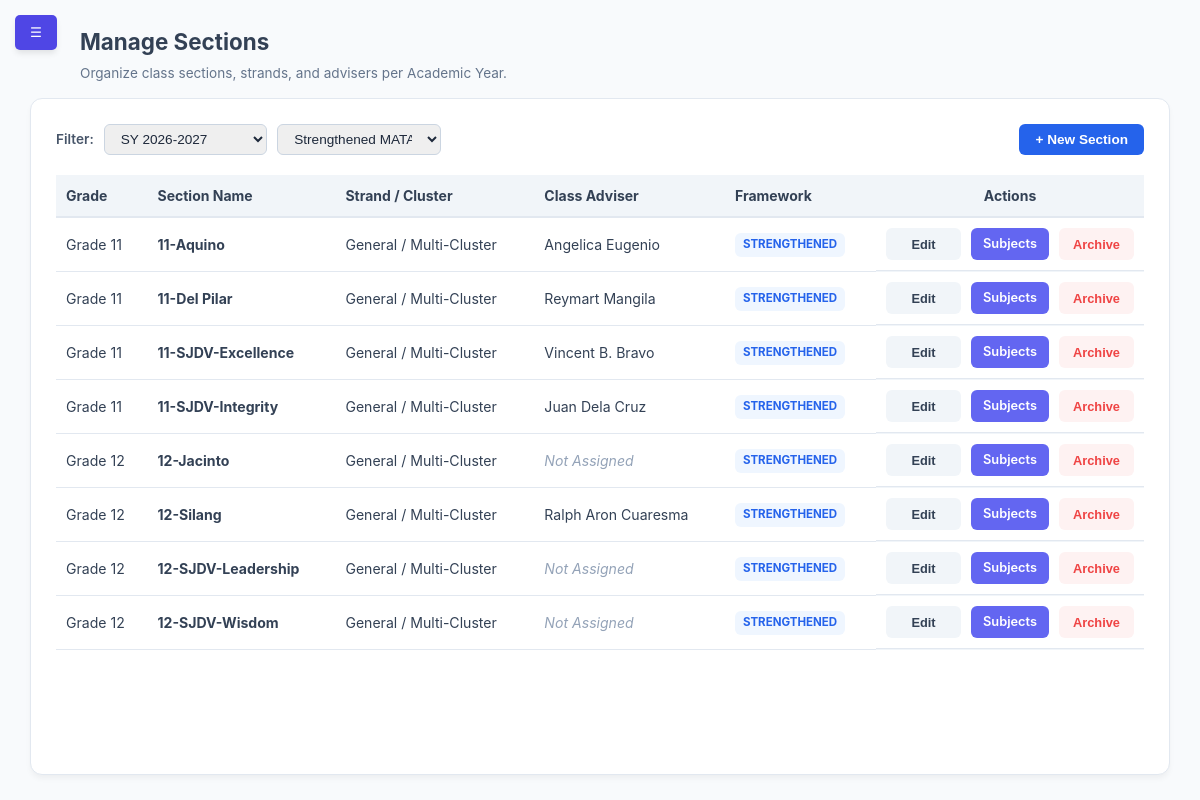
The app's page /modules/admin/manage_sections.php (signed in) with its own data.
### tables this page shows
CREATE TABLE `sections` (
  `id` int(11) NOT NULL,
  `section_name` varchar(50) NOT NULL,
  `strand_id` int(11) DEFAULT NULL,
  `grade_level` int(11) NOT NULL,
  `adviser_id` int(11) DEFAULT NULL,
  `academic_year` varchar(20) NOT NULL DEFAULT '2026-2027',
  `curriculum_version` enum('Legacy','Strengthened') NOT NULL DEFAULT 'Strengthened'
);

CREATE TABLE `users` (
  `id` int(11) NOT NULL,
  `lrn` varchar(12) DEFAULT NULL,
  `username` varchar(50) NOT NULL,
  `password` varchar(255) NOT NULL,
  `full_name` varchar(100) NOT NULL,
  `profile_image` varchar(255) DEFAULT NULL,
  `pending_profile_image` varchar(255) DEFAULT NULL,
  `avatar_status` enum('approved','pending','rejected') DEFAULT 'approved',
  `email` varchar(100) DEFAULT NULL,
  `role` enum('super_admin','admin','adviser','student','faculty','alumni','archived') NOT NULL,
  `current_session_id` varchar(255) DEFAULT NULL,
  `section_id` int(11) DEFAULT NULL,
  `reset_requested` tinyint(1) DEFAULT 0,
  `require_reset` tinyint(1) DEFAULT 0,
  `security_pin_hash` varchar(255) DEFAULT NULL,
  `security_pattern_hash` varchar(255) DEFAULT NULL,
  `security_preference` enum('biometric','pin','pattern','none') DEFAULT 'none'
);

### modules/admin/manage_sections.php (the view, shortened to what this page needs)
<?php
$conn = getDBConnection();
$active_ay = $_GET['academic_year'] ?? '2026-2027';
$active_version = $_GET['curriculum_version'] ?? 'Strengthened';
$query = "
    SELECT
        s.id, s.section_name, s.grade_level, s.strand_id, s.adviser_id,
        s.academic_year, s.curriculum_version,
        COALESCE(st.strand_name, 'General / Multi-Cluster') AS strand_name,
        u.full_name AS adviser_name
    FROM sections s
    LEFT JOIN strands st ON s.strand_id = st.id
    LEFT JOIN users u ON s.adviser_id = u.id
    WHERE s.academic_year = :ay AND s.curriculum_version = :version
      AND NOT EXISTS (
          SELECT 1 FROM resource_archives ra
          WHERE ra.resource_type = 'section' AND ra.resource_id = s.id
      )
      AND NOT EXISTS (
          SELECT 1 FROM resource_archives ra
          WHERE ra.resource_type = 'strand' AND ra.resource_id = s.strand_id
      )
    ORDER BY s.grade_level ASC, s.section_name ASC
";
$stmt = $conn->prepare($query);
$stmt->execute(['ay' => $active_ay, 'version' => $active_version]);
$sections_list = $stmt->fetchAll(PDO::FETCH_ASSOC);
?>
<!DOCTYPE html>
<html lang="en">
<head>
    <link rel="stylesheet" href="../../assets/css/dashboard.css">
</head>
<body>
    <button class="mobile-toggle" id="mobileBurger" onclick="toggleSidebar()">☰</button>
    <div class="dashboard-wrapper">
        <main class="content">
            <header class="content-header">
                <h1 style="margin: 0; font-size: 1.4rem;">Manage Sections</h1>
                <p style="margin: 4px 0 0 0; color: #64748b; font-size: 0.85rem;">Organize class sections, strands, and advisers per Academic Year.</p>
            </header>
            <div class="table-container" style="margin-top: 15px;">
                <div class="table-header" style="display: flex; justify-content: space-between; align-items: center; margin-bottom: 20px; flex-wrap: wrap; gap: 10px;">
                    <form method="GET" style="display: flex; gap: 10px; align-items: center;">
                        <label style="font-size: 0.85rem; font-weight: 600; color: #475569;">Filter:</label>
                        <select name="academic_year" onchange="this.form.submit()" style="padding: 6px 12px; border-radius: 6px; border: 1px solid #cbd5e1; font-size: 0.85rem;">
                            <option value="2026-2027" <?= $active_ay === '2026-2027' ? 'selected' : '' ?>>SY 2026-2027</option>
                        </select>
                        <select name="curriculum_version" onchange="this.form.submit()" style="padding: 6px 12px; border-radius: 6px; border: 1px solid #cbd5e1; font-size: 0.85rem;">
                            <option value="Strengthened" <?= $active_version === 'Strengthened' ? 'selected' : '' ?>>Strengthened MATATAG</option>
                        </select>
                    </form>
                    <button class="btn-primary" onclick="prepareNewSection()" style="background: #2563eb; color: white; padding: 8px 16px; border-radius: 6px; border: none; font-weight: 600; cursor: pointer;">
                        + New Section
                    </button>
                </div>
                <table style="width: 100%; border-collapse: collapse; font-size: 0.88rem;">
                    <thead>
                        <tr style="border-bottom: 2px solid #e2e8f0; text-align: left; background: #f8fafc;">
                            <th style="padding: 10px;">Grade</th>
                            <th style="padding: 10px;">Section Name</th>
                            <th style="padding: 10px;">Strand / Cluster</th>
                            <th style="padding: 10px;">Class Adviser</th>
                            <th style="padding: 10px;">Framework</th>
                            <th style="width: 240px; text-align: center; padding: 10px;">Actions</th>
                        </tr>
                    </thead>
                    <tbody>
                        <?php if (!empty($sections_list)): ?>
                            <?php foreach ($sections_list as $row): ?>
                            <tr style="border-bottom: 1px solid #f1f5f9;">
                                <td style="padding: 10px;">Grade <?php echo $row['grade_level']; ?></td>
                                <td style="padding: 10px;"><strong><?php echo htmlspecialchars($row['section_name']); ?></strong></td>
                                <td style="padding: 10px;"><?php echo htmlspecialchars($row['strand_name']); ?></td>
                                <td style="padding: 10px;"><?php echo $row['adviser_name'] ? htmlspecialchars($row['adviser_name']) : '<em style="color:#94a3b8;">Not Assigned</em>'; ?></td>
                                <td style="padding: 10px;">
                                    <span class="version-badge <?= $row['curriculum_version'] === 'Strengthened' ? 'ver-matatag' : 'ver-legacy' ?>">
                                        <?= htmlspecialchars($row['curriculum_version']) ?>
                                    </span>
                                </td>
                                <td style="text-align: center; padding: 10px;">
                                    <button class="btn-action btn-edit" onclick='openEditModal(<?php echo json_encode($row); ?>)'>Edit</button>
                                    <a href="manage_assignments.php?filter_section=<?php echo $row['id']; ?>&academic_year=<?= urlencode($row['academic_year']) ?>" class="btn-action btn-subjects">
                                        Subjects
                                    </a>
                                    <form method="POST" action="archive_resource.php" style="display:inline" onsubmit="return confirm('Archive this section? The super admin can restore or permanently delete it.');">
                                        <button type="submit" class="btn-action btn-delete">Archive</button>
                                    </form>
                                </td>
                            </tr>
                            <?php endforeach; ?>
                        <?php endif; ?>
                    </tbody>
                </table>
            </div>
        </main>
    </div>
</body>
</html>

### assets/css/dashboard.css (style rules this page uses)
:root { --primary-color: #4f46e5; --secondary-color: #6366f1; --success-color: #22c55e; --danger-color: #ef4444; --warning-color: #f59e0b; --bg-gray: #f8fafc; --sidebar-dark: #1e293b; --text-main: #334155; --white: #ffffff; --shadow: 0 4px 6px -1px rgb(0 0 0 / 0.1); }
* { margin: 0; padding: 0; box-sizing: border-box; }
body { font-family: 'Inter', system-ui, -apple-system, sans-serif; background-color: var(--bg-gray); color: var(--text-main); line-height: 1.5; }
.dashboard-wrapper { display: flex; min-height: 100vh; }
.content { flex: 1; margin-left: 0; padding: 2rem; width: 100%; transition: all 0.3s ease; }
.table-container { background: var(--white); border-radius: 1rem; padding: 1.5rem; box-shadow: var(--shadow); }
.table-header { display: flex; justify-content: space-between; align-items: center; margin-bottom: 1.5rem; }
table { width: 100%; border-collapse: collapse; }
th { text-align: left; padding: 1rem; background: #f1f5f9; font-size: 0.875rem; }
td { padding: 1rem; border-bottom: 1px solid #e2e8f0; }
thead th { user-select: none; }
.btn-primary { background: var(--primary-color); color: white; padding: 0.6rem 1.2rem; border: none; border-radius: 0.5rem; cursor: pointer; font-weight: 600; }
.btn-edit, .btn-delete { width: 75px; height: 32px; display: inline-flex; align-items: center; justify-content: center; font-size: 0.8rem; font-weight: 600; border-radius: 6px; cursor: pointer; transition: all 0.2s ease; text-decoration: none; }
.btn-edit { background-color: #eff6ff; color: #2563eb; border: 1px solid #bfdbfe; }
.btn-delete { background-color: #fef2f2; color: #dc2626; border: 1px solid #fecaca; }
input, select, textarea { width: 100%; padding: 0.6rem 0.75rem; border: 1px solid #e2e8f0; border-radius: 0.5rem; font-size: 0.9rem; color: #1e293b; transition: border-color 0.2s; }
.mobile-toggle { display: block !important; position: fixed; top: 15px; left: 15px; z-index: 1100; background: var(--primary-color); color: white; border: none; padding: 10px 15px; border-radius: 5px; cursor: pointer; box-shadow: var(--shadow); }
.content-header { margin-left: 50px; }
.table-header .btn-primary { padding: 0.4rem 0.8rem; font-size: 0.85rem; border-radius: 6px; white-space: nowrap; }
td:last-child { display: flex; gap: 10px; justify-content: flex-start; align-items: center; white-space: nowrap; }
.table-container { overflow-x: auto; }
table { min-width: 600px; }

### modules/admin/manage_sections.php (style rules this page uses)
body { margin: 0; padding: 0; overflow: hidden; font-family: 'Inter', system-ui, sans-serif; background-color: #f8fafc; }
.dashboard-wrapper { display: flex; height: 100vh; width: 100%; overflow: hidden; position: relative; }
main.content { flex-grow: 1; margin-left: 260px; padding: 25px 30px; width: 100%; height: 100vh; box-sizing: border-box; display: flex; flex-direction: column; transition: margin-left 0.3s ease; overflow: hidden; }
.table-container { flex: 1; min-height: 0; overflow-y: auto; overflow-x: auto; background: white; padding: 25px; border-radius: 12px; border: 1px solid #e2e8f0; box-shadow: 0 4px 6px -1px rgba(0, 0, 0, 0.05); }
.version-badge { display: inline-block; font-size: 0.72rem; font-weight: 700; padding: 3px 8px; border-radius: 6px; text-transform: uppercase; }
.ver-matatag { background: #eff6ff; color: #2563eb; }
.btn-action { padding: 6px 12px; border-radius: 6px; border: none; font-weight: 600; font-size: 0.8rem; cursor: pointer; text-decoration: none; display: inline-block; }
.btn-edit { background: #f1f5f9; color: #334155; }
.btn-subjects { background: #6366f1; color: white; }
.btn-delete { background: #fef2f2; color: #ef4444; }
.mobile-toggle { display: none; z-index: 999; }
#sidebar:not(.active) ~ main.content { margin-left: 0; width: 100%; }

### records on screen
sections: grade_level "11", section_name "11-Aquino", strand_name "General / Multi-Cluster", adviser.full_name "Angelica Eugenio", curriculum_version "STRENGTHENED"
sections: grade_level "11", section_name "11-Del Pilar", strand_name "General / Multi-Cluster", adviser.full_name "Reymart Mangila", curriculum_version "STRENGTHENED"
sections: grade_level "11", section_name "11-SJDV-Excellence", strand_name "General / Multi-Cluster", adviser.full_name "Vincent B. Bravo", curriculum_version "STRENGTHENED"
sections: grade_level "11", section_name "11-SJDV-Integrity", strand_name "General / Multi-Cluster", adviser.full_name "Juan Dela Cruz", curriculum_version "STRENGTHENED"
sections: grade_level "12", section_name "12-Jacinto", strand_name "General / Multi-Cluster", shows "Not Assigned", curriculum_version "STRENGTHENED"
sections: grade_level "12", section_name "12-Silang", strand_name "General / Multi-Cluster", adviser.full_name "Ralph Aron Cuaresma", curriculum_version "STRENGTHENED"
sections: grade_level "12", section_name "12-SJDV-Leadership", strand_name "General / Multi-Cluster", shows "Not Assigned", curriculum_version "STRENGTHENED"
sections: grade_level "12", section_name "12-SJDV-Wisdom", strand_name "General / Multi-Cluster", shows "Not Assigned", curriculum_version "STRENGTHENED"
